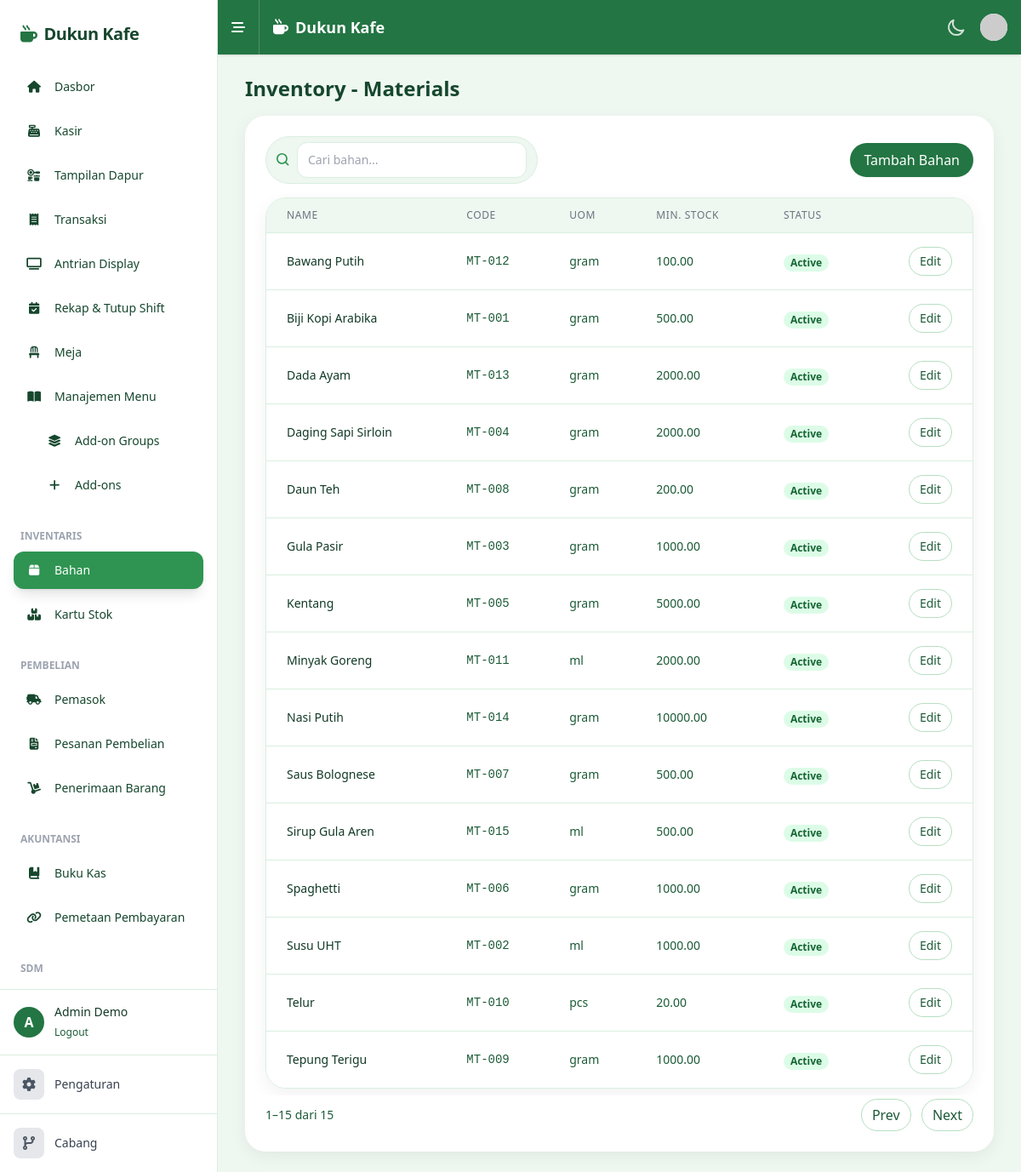
/public/index.php?page=inventory/materials (signed in), run on the app's committed database.
### tables this page shows
CREATE TABLE `materials` (
  `id` int(11) NOT NULL AUTO_INCREMENT,
  `code` varchar(50) NOT NULL,
  `name` varchar(100) NOT NULL,
  `uom` varchar(20) NOT NULL COMMENT 'unit of measure',
  `min_stock` decimal(10,2) NOT NULL DEFAULT 0.00,
  `is_semi_finished` tinyint(1) NOT NULL DEFAULT 0,
  `active` tinyint(1) NOT NULL DEFAULT 1,
  PRIMARY KEY (`id`),
  UNIQUE KEY `code` (`code`)
);

### templates/pages/inventory/materials.php (called while the page is built, shortened)
<?php
$title = 'Inventory - Materials';
$pdo = get_pdo($config);
$materials = $pdo->query('SELECT * FROM materials ORDER BY name ASC')->fetchAll();
view('inventory/materials', [
    'title' => $title,
    'materials' => $materials,
]);

### templates/pages/inventory/materials.view.php (the view, shortened to what this page needs)
<div x-data="{
    showModal: false,
    isEdit: false,
    material: {},
    openModal(isEdit = false, material = null) {
        this.isEdit = isEdit;
        if (isEdit && material) {
            this.material = { ...material };
        } else {
            this.material = { id: null, code: '', name: '', uom: 'gram', min_stock: 0, active: 1 };
        }
        this.showModal = true;
    },
    closeModal() {
        this.showModal = false;
    }
}">
    <div class="flex flex-col md:flex-row md:items-center md:justify-between gap-3 mb-4">
        <div class="flex items-center gap-2 bg-brand-50 border border-brand-100 rounded-full px-3 py-1.5 w-full md:w-80">
            <svg xmlns="http://www.w3.org/2000/svg" class="h-4 w-4 text-brand-500" viewBox="0 0 20 20" fill="currentColor"><path fill-rule="evenodd" d="M12.9 14.32a8 8 0 111.414-1.414l3.387 3.386a1 1 0 01-1.414 1.415l-3.387-3.387zM14 8a6 6 0 11-12 0 6 6 0 0112 0z" clip-rule="evenodd"/></svg>
            <input x-ref="search" oninput="const v=this.value.toLowerCase(); this.closest('[x-data]').querySelectorAll('tbody tr').forEach(tr=>{tr.style.display = (!v || tr.textContent.toLowerCase().includes(v))?'':'none';});" type="text" placeholder="Cari bahan..." class="bg-transparent outline-none text-sm flex-1">
        </div>
        <button @click="openModal(false)" class="px-4 py-2 bg-brand-600 text-white rounded-full shadow-sm hover:bg-brand-700">Tambah Bahan</button>
    </div>
    <div class="flex flex-col">
        <div class="-my-2 overflow-x-auto sm:-mx-6 lg:-mx-8">
            <div class="py-2 align-middle inline-block min-w-full sm:px-6 lg:px-8">
                <div class="shadow-card overflow-hidden border border-brand-100 sm:rounded-xxl">
                    <table class="min-w-full divide-y divide-brand-100">
                        <thead class="bg-brand-50">
                            <tr>
                                <th scope="col" class="px-6 py-3 text-left text-xs font-medium text-gray-500 dark:text-gray-300 uppercase tracking-wider">Name</th>
                                <th scope="col" class="px-6 py-3 text-left text-xs font-medium text-gray-500 dark:text-gray-300 uppercase tracking-wider">Code</th>
                                <th scope="col" class="px-6 py-3 text-left text-xs font-medium text-gray-500 dark:text-gray-300 uppercase tracking-wider">UoM</th>
                                <th scope="col" class="px-6 py-3 text-left text-xs font-medium text-gray-500 dark:text-gray-300 uppercase tracking-wider">Min. Stock</th>
                                <th scope="col" class="px-6 py-3 text-left text-xs font-medium text-gray-500 dark:text-gray-300 uppercase tracking-wider">Status</th>
                                <th scope="col" class="relative px-6 py-3">
                                </th>
                            </tr>
                        </thead>
                        <tbody class="bg-white divide-y divide-brand-100" id="tbody-materials">
                            <?php $i=0; foreach ($materials as $mat): $i++; ?>
                                <tr data-role="row" data-index="<?= $i ?>">
                                    <td class="px-6 py-4 whitespace-nowrap text-sm font-medium text-brand-900"><?= htmlspecialchars($mat['name']) ?></td>
                                    <td class="px-6 py-4 whitespace-nowrap text-sm text-brand-700 font-mono"><?= htmlspecialchars($mat['code']) ?></td>
                                    <td class="px-6 py-4 whitespace-nowrap text-sm text-brand-700"><?= htmlspecialchars($mat['uom']) ?></td>
                                    <td class="px-6 py-4 whitespace-nowrap text-sm text-brand-700"><?= htmlspecialchars($mat['min_stock']) ?></td>
                                    <td class="px-6 py-4 whitespace-nowrap">
                                        <span class="px-2 inline-flex text-xs leading-5 font-semibold rounded-full <?= $mat['active'] ? 'bg-green-100 text-green-800' : 'bg-red-100 text-red-800' ?>">
                                            <?= $mat['active'] ? 'Active' : 'Inactive' ?>
                                        </span>
                                    </td>
                                    <td class="px-6 py-4 whitespace-nowrap text-right text-sm font-medium">
                                        <button @click="openModal(true, <?= htmlspecialchars(json_encode($mat)) ?>)" class="inline-flex items-center px-3 py-1.5 rounded-full border border-brand-200 text-brand-700 hover:bg-brand-50">Edit</button>
                                </td>
                                </tr>
                            <?php endforeach; if (empty($materials)): ?>
                                <tr><td colspan="6" class="px-6 py-10 text-center text-brand-600">Belum ada data bahan.</td></tr>
                            <?php endif; ?>
                        </tbody>
                    </table>
                </div>
            </div>
        </div>
    </div>
    <div class="flex items-center justify-between mt-3" id="pager-materials">
        <div class="text-sm text-brand-700"><span id="info-materials">0–0</span></div>
        <div class="space-x-2">
            <button id="prev-materials" class="px-3 py-1.5 rounded-full border border-brand-200 text-brand-700">Prev</button>
            <button id="next-materials" class="px-3 py-1.5 rounded-full border border-brand-200 text-brand-700">Next</button>
        </div>
    </div>
</div>

### data on the page
materials: name "Bawang Putih", code "MT-012", uom "gram", min_stock "100.00", active "Active"
materials: name "Biji Kopi Arabika", code "MT-001", uom "gram", min_stock "500.00", active "Active"
materials: name "Dada Ayam", code "MT-013", uom "gram", min_stock "2000.00", active "Active"
materials: name "Daging Sapi Sirloin", code "MT-004", uom "gram", min_stock "2000.00", active "Active"
materials: name "Daun Teh", code "MT-008", uom "gram", min_stock "200.00", active "Active"
materials: name "Gula Pasir", code "MT-003", uom "gram", min_stock "1000.00", active "Active"
materials: name "Kentang", code "MT-005", uom "gram", min_stock "5000.00", active "Active"
materials: name "Minyak Goreng", code "MT-011", uom "ml", min_stock "2000.00", active "Active"
materials: name "Nasi Putih", code "MT-014", uom "gram", min_stock "10000.00", active "Active"
materials: name "Saus Bolognese", code "MT-007", uom "gram", min_stock "500.00", active "Active"
materials: name "Sirup Gula Aren", code "MT-015", uom "ml", min_stock "500.00", active "Active"
materials: name "Spaghetti", code "MT-006", uom "gram", min_stock "1000.00", active "Active"
materials: name "Susu UHT", code "MT-002", uom "ml", min_stock "1000.00", active "Active"
materials: name "Telur", code "MT-010", uom "pcs", min_stock "20.00", active "Active"
materials: name "Tepung Terigu", code "MT-009", uom "gram", min_stock "1000.00", active "Active"

### other printed values
$settings_sidebar['cafe_name'] "Dukun Kafe"
substr($_SESSION['user']['name'] ?? 'U', 0, 1) "A"
$_SESSION['user']['name'] "Admin Demo"
$settings_topbar['cafe_name'] "Dukun Kafe"
$title "Inventory - Materials"
